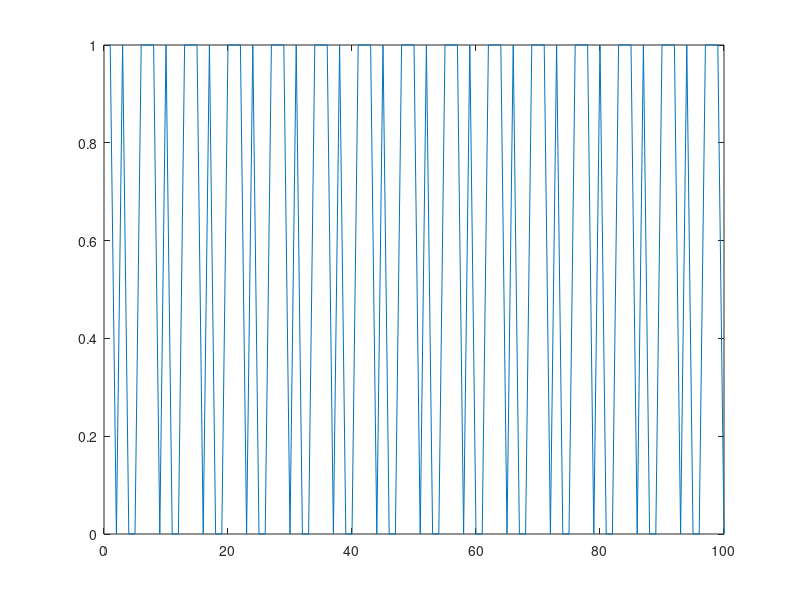
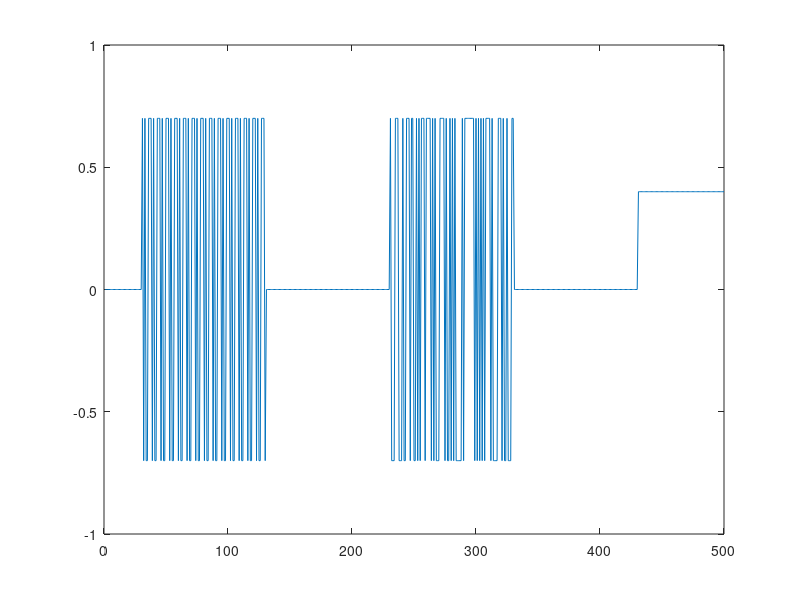
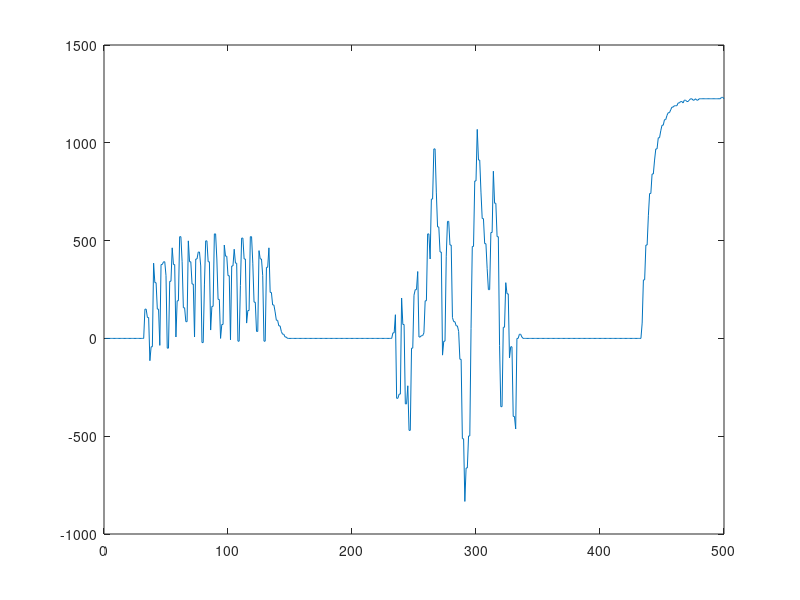
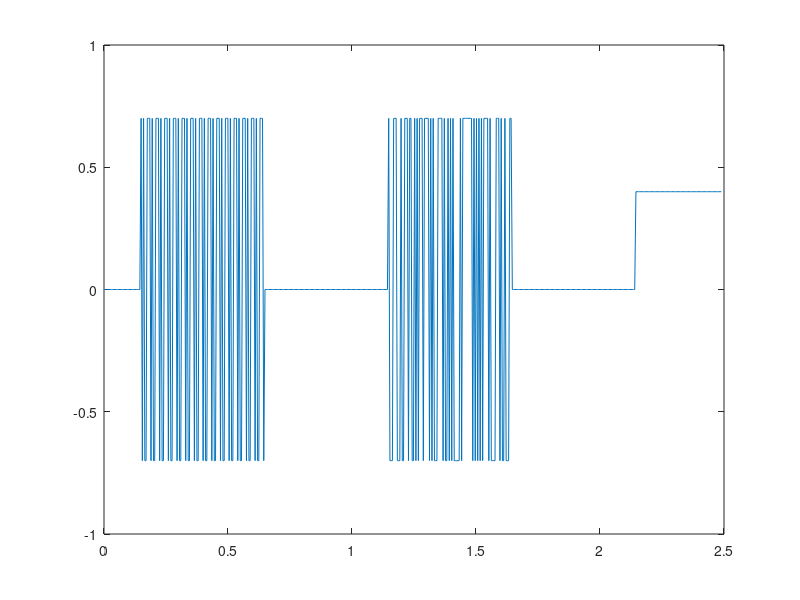

The MATLAB script that drew these images, in order: (Note: this script raises an error after producing the figures.)
%L7_RO51_ BistrischiAttila-Roland
close all;
clear;clc;

m=3;
X(1,:)=ones(1,m);
A=zeros(m,m);
a=[];
if(m==3)
    a=[1,0,1];

elseif(m==4)
    a=[1,0,0,1];

elseif(m==5)
    a=[0,1,0,0,1];

elseif(m==6)
    a=[1,0,0,0,0,1];

elseif (m==7)
    a=[1,0,0,0,0,0,1];%pt m=7; 

elseif(m==8)
    a=[1,1,0,0,0,0,1,1];

elseif(m==9)
    a=[0,0,0,1,0,0,0,0,1];

elseif(m==10)
    a=[0,0,1,0,0,0,0,0,0,1];
end
A(1,:)=a;
for i=2:m
    A(i,i-1)=1;
end
N=100;
for i=2:N
     q=X(i-1,:);
     X(i,1)=mod(A(1,:)*q',2);
     
     for j=2:m
         X(i,j)=X(i-1,j-1);
     end
end

SPAB3=X(:,1);
plot(SPAB3);


%%

m=10;
X=[];
X(1,:)=ones(1,m);
A=zeros(m,m);
A=[];
if(m==3)
    a=[1,0,1];

elseif(m==4)
    a=[1,0,0,1];

elseif(m==5)
    a=[0,1,0,0,1];

elseif(m==6)
    a=[1,0,0,0,0,1];

elseif (m==7)
    a=[1,0,0,0,0,0,1];%pt m=7; 

elseif(m==8)
    a=[1,1,0,0,0,0,1,1];

elseif(m==9)
    a=[0,0,0,1,0,0,0,0,1];

elseif(m==10)
    a=[0,0,1,0,0,0,0,0,0,1];
end
A(1,:)=a;
for i=2:m
    A(i,i-1)=1;
end
N=100;
for i=2:N
     q=X(i-1,:);
     X(i,1)=mod(A(1,:)*q',2);
     
     for j=2:m
         X(i,j)=X(i-1,j-1);
     end
end

SPAB10=X(:,1);

%%
T=0.01;
N=200;
a1=-0.7;
b1=0.7;

t=0:T:200;

u=[zeros(1,30),(SPAB3*1.4-0.7)',zeros(1,100),(SPAB10*1.4-0.7)',zeros(1,100),0.4*ones(1,70)];

figure;
plot(u)

%%
%clear;
load('matlabdate.mat');
%load('date2.mat');
y=vel;
figure;
plot(vel);
figure
plot(t,u);
x1=180;
x2=390;

 Na=20;Nb=20;nk=1;
 
 yid3=y(1:x1)';
 uid3=u(1:x1)';
 yid10=y((x1+1):x2)';
 uid10=u((x1+1):x2)';

 yval=y((x2+1):end)';

%  uval1=u((x1+1):x2)';
%  yval1=y((x1+1):x2)';
% 
%  uval2=u((x1+1):x2)';
 uval3=u((x2+1):end)';

 tval=t((x2+1):end);
 idqq=iddata(yid3,uid3,t(2)-t(1));
 model=arx(idqq,[Na,Nb,nk]);
 %Spab 3
figure;
plot(yval);
hold on;
compare(model, idqq);

figure
idqq=iddata(yval,uval3,t(2)-t(1));
compare(model,idqq);title('Pt SPAB3');

%%
%SPAB 10
idqq=iddata(yid10,uid10,t(2)-t(1));
model=arx(idqq,[Na,Nb,nk]);
figure;
plot(yval);
hold on;
compare(model, idqq);


figure
idqq=iddata(yval,uval3,t(2)-t(1));
compare(model,idqq);title('Pt SPAB10');

% %%
% %final
% idqq=iddata(yval,uval3,t(2)-t(1));
% model=arx(idqq,[Na,Nb,nk]); 
% figure;
% plot(yval);
% hold on;
% compare(model, idqq);
